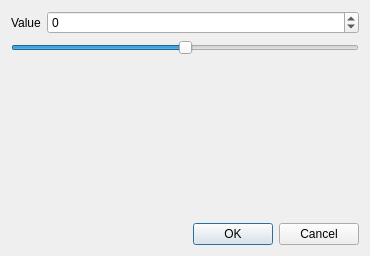
<?xml version="1.0" encoding="UTF-8"?>
<ui version="4.0">
 <class>IntegerEditDlg</class>
 <widget class="QDialog" name="IntegerEditDlg">
  <property name="geometry">
   <rect>
    <x>0</x>
    <y>0</y>
    <width>370</width>
    <height>256</height>
   </rect>
  </property>
  <property name="windowTitle">
   <string>Dialog</string>
  </property>
  <layout class="QGridLayout" name="gridLayout">
   <item row="3" column="0">
    <spacer name="verticalSpacer">
     <property name="orientation">
      <enum>Qt::Vertical</enum>
     </property>
     <property name="sizeHint" stdset="0">
      <size>
       <width>20</width>
       <height>36</height>
      </size>
     </property>
    </spacer>
   </item>
   <item row="4" column="0" colspan="2">
    <widget class="QDialogButtonBox" name="buttonBox">
     <property name="orientation">
      <enum>Qt::Horizontal</enum>
     </property>
     <property name="standardButtons">
      <set>QDialogButtonBox::Cancel|QDialogButtonBox::Ok</set>
     </property>
    </widget>
   </item>
   <item row="2" column="0" colspan="2">
    <widget class="QSlider" name="hsSunsetMinute">
     <property name="minimum">
      <number>-180</number>
     </property>
     <property name="maximum">
      <number>180</number>
     </property>
     <property name="orientation">
      <enum>Qt::Horizontal</enum>
     </property>
    </widget>
   </item>
   <item row="1" column="0">
    <widget class="QLabel" name="label_13">
     <property name="text">
      <string>Value</string>
     </property>
    </widget>
   </item>
   <item row="1" column="1">
    <widget class="QSpinBox" name="sbSunsetCorr">
     <property name="sizePolicy">
      <sizepolicy hsizetype="Expanding" vsizetype="Fixed">
       <horstretch>0</horstretch>
       <verstretch>0</verstretch>
      </sizepolicy>
     </property>
     <property name="minimum">
      <number>-180</number>
     </property>
     <property name="maximum">
      <number>180</number>
     </property>
    </widget>
   </item>
   <item row="0" column="0" colspan="2">
    <layout class="QVBoxLayout" name="vl4wdgt"/>
   </item>
  </layout>
 </widget>
 <resources/>
 <connections/>
</ui>
